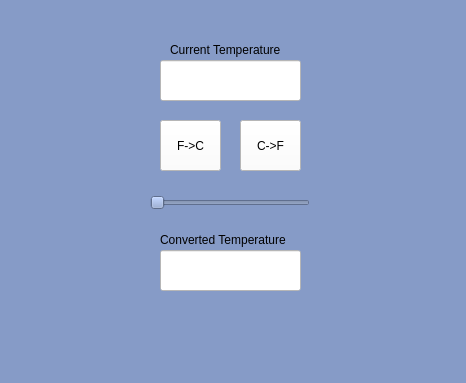
<?xml version="1.0" encoding="UTF-8"?>
<ui version="4.0">
 <class>MainWindow</class>
 <widget class="QMainWindow" name="MainWindow">
  <property name="geometry">
   <rect>
    <x>0</x>
    <y>0</y>
    <width>466</width>
    <height>383</height>
   </rect>
  </property>
  <property name="windowTitle">
   <string>MainWindow</string>
  </property>
  <property name="styleSheet">
   <string notr="true">background-color: rgb(134, 155, 199);</string>
  </property>
  <widget class="QWidget" name="centralwidget">
   <widget class="QLineEdit" name="INPUT_BOX">
    <property name="geometry">
     <rect>
      <x>160</x>
      <y>60</y>
      <width>141</width>
      <height>41</height>
     </rect>
    </property>
    <property name="styleSheet">
     <string notr="true">border-color: rgb(0, 0, 0);
color: rgb(2, 2, 2);
background-color: rgb(255, 255, 255);</string>
    </property>
   </widget>
   <widget class="QLineEdit" name="OUTPUT_BOX">
    <property name="geometry">
     <rect>
      <x>160</x>
      <y>250</y>
      <width>141</width>
      <height>41</height>
     </rect>
    </property>
    <property name="styleSheet">
     <string notr="true">background-color: rgb(255, 255, 255);
color: rgb(0, 0, 0);</string>
    </property>
   </widget>
   <widget class="QSlider" name="SLIDER">
    <property name="geometry">
     <rect>
      <x>150</x>
      <y>190</y>
      <width>160</width>
      <height>25</height>
     </rect>
    </property>
    <property name="styleSheet">
     <string notr="true">color: rgb(0, 0, 0);
selection-color: rgb(0, 0, 0);
alternate-background-color: rgb(0, 0, 0);
border-color: rgb(0, 0, 0);</string>
    </property>
    <property name="orientation">
     <enum>Qt::Horizontal</enum>
    </property>
   </widget>
   <widget class="QPushButton" name="F_BUTTON">
    <property name="geometry">
     <rect>
      <x>160</x>
      <y>120</y>
      <width>61</width>
      <height>51</height>
     </rect>
    </property>
    <property name="styleSheet">
     <string notr="true">color: rgb(0, 0, 0);
background-color: rgb(255, 255, 255);
border-color: rgb(0, 0, 0);</string>
    </property>
    <property name="text">
     <string>F-&gt;C</string>
    </property>
   </widget>
   <widget class="QPushButton" name="C_BUTTON">
    <property name="geometry">
     <rect>
      <x>240</x>
      <y>120</y>
      <width>61</width>
      <height>51</height>
     </rect>
    </property>
    <property name="styleSheet">
     <string notr="true">color: rgb(0, 0, 0);
background-color: rgb(255, 255, 255);</string>
    </property>
    <property name="text">
     <string>C-&gt;F</string>
    </property>
   </widget>
   <widget class="QLabel" name="current">
    <property name="geometry">
     <rect>
      <x>170</x>
      <y>40</y>
      <width>131</width>
      <height>20</height>
     </rect>
    </property>
    <property name="styleSheet">
     <string notr="true">color: rgb(0, 0, 0);</string>
    </property>
    <property name="text">
     <string>Current Temperature</string>
    </property>
   </widget>
   <widget class="QLabel" name="converted">
    <property name="geometry">
     <rect>
      <x>160</x>
      <y>230</y>
      <width>141</width>
      <height>20</height>
     </rect>
    </property>
    <property name="styleSheet">
     <string notr="true">color: rgb(0, 0, 0);</string>
    </property>
    <property name="text">
     <string>Converted Temperature</string>
    </property>
   </widget>
  </widget>
  <widget class="QMenuBar" name="menubar">
   <property name="geometry">
    <rect>
     <x>0</x>
     <y>0</y>
     <width>466</width>
     <height>24</height>
    </rect>
   </property>
  </widget>
  <widget class="QStatusBar" name="statusbar"/>
 </widget>
 <resources/>
 <connections/>
</ui>
